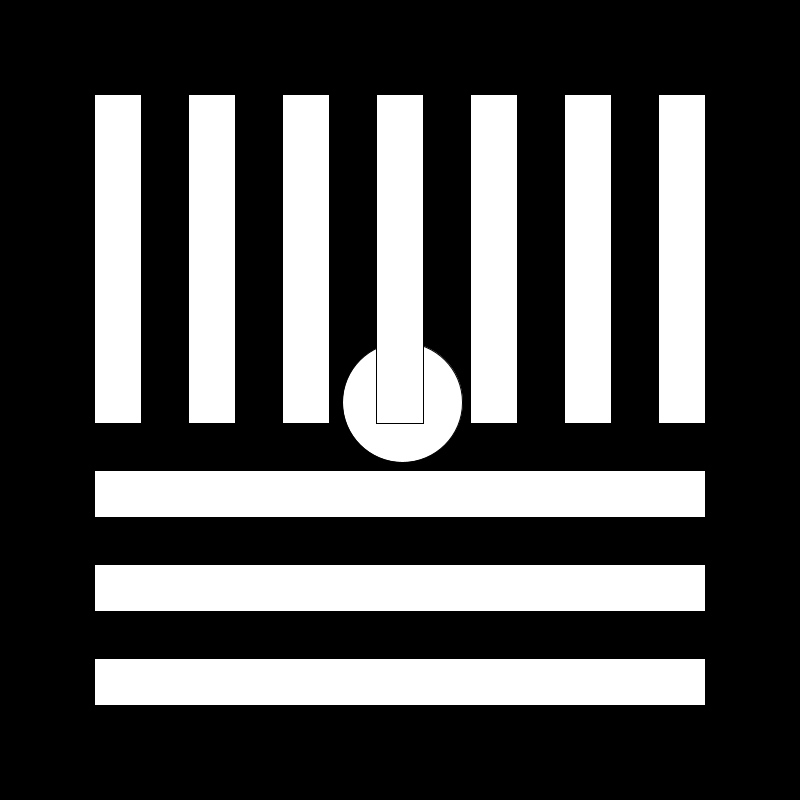
Frame 1 (no input)
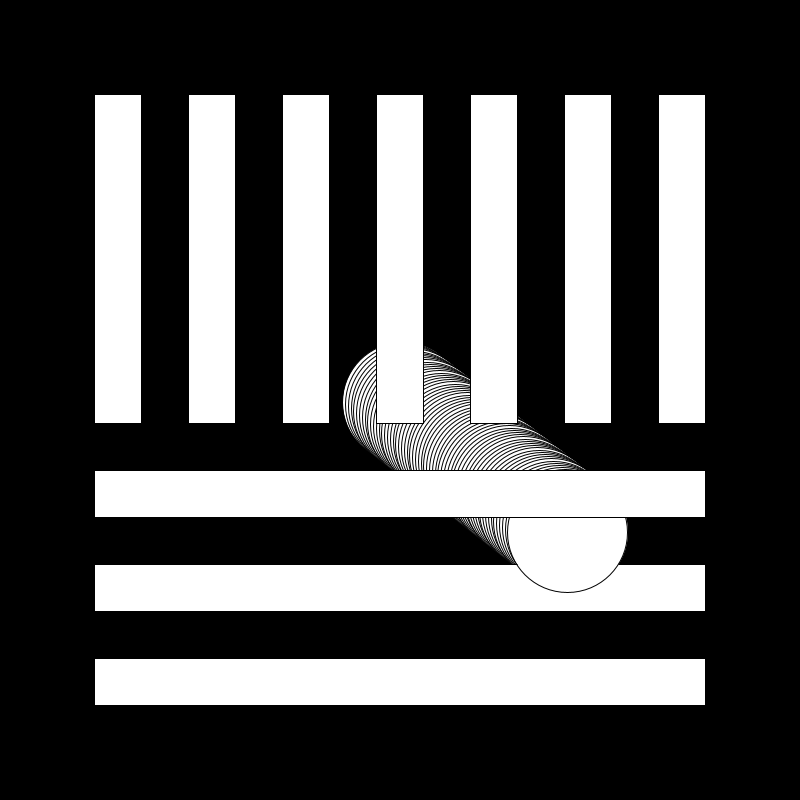
Frame 60 (the mouse pressed at the canvas centre just before this capture)
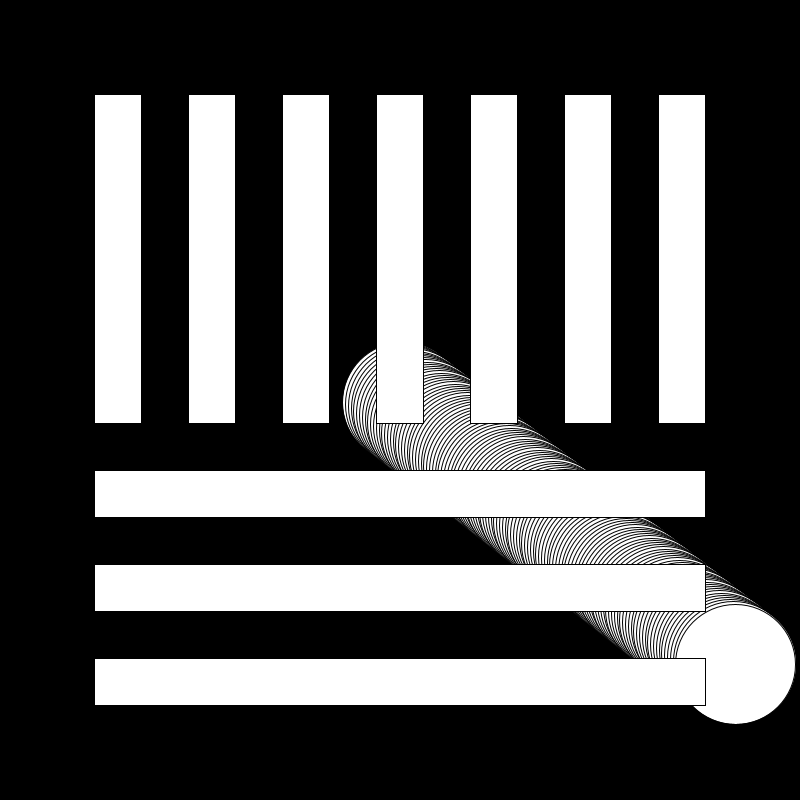
Frame 120 (the mouse held since frame 60 and released just before this capture)

The Processing sketch that drew these frames (run headless with seeded random() and noise(); from frame 60 on, the mouse is pressed at the canvas centre):

// Processing sketch: joaoRebelo
// ── joaoRebelo.pde
float posX=0;
int move=0;

int rad = 60;        // Width of the shape
float xpos, ypos;    // Starting position of shape    
float xspeed = 2.8;  // Speed of the shape
float yspeed = 2.2;  // Speed of the shape
int xdirection = 1;  // Left or Right
int ydirection = 1;  // Top to Bottom


void setup(){
size(800,800);
background(0);

frameRate(30);
  ellipseMode(RADIUS);
  // Set the starting position of the shape
  xpos = width/2;
  ypos = height/2;
}

void draw(){
  
  

//verticais
rect (2*(width/17),2*(height/17),1*(width/17),7*(height/17));
rect (4*(width/17),2*(height/17),1*(width/17),7*(height/17));
rect (6*(width/17),2*(height/17),1*(width/17),7*(height/17));

//horizontal
rect (2*(width/17),12*(height/17),13*(width/17),1*(height/17));

xpos = xpos + ( xspeed * xdirection );
  ypos = ypos + ( yspeed * ydirection );
  if (xpos > width-rad || xpos < rad) {
    xdirection *= -1;
  }
  if (ypos > height-rad || ypos < rad) {
    ydirection *= -1;
  }
ellipse(xpos, ypos, rad, rad);

//verticais
rect (8*(width/17),2*(height/17),1*(width/17),7*(height/17));
rect (10*(width/17),2*(height/17),1*(width/17),7*(height/17));
rect (12*(width/17),2*(height/17),1*(width/17),7*(height/17));
rect (14*(width/17),2*(height/17),1*(width/17),7*(height/17));

//horizontais
rect (2*(width/17),10*(height/17),13*(width/17),1*(height/17));
rect (2*(width/17),14*(height/17),13*(width/17),1*(height/17));



}

void mouseClicked(){
  
strokeWeight(random(1,10)); //random line wight
posX=posX+move; //update line position

colorMode(HSB, 100);
stroke( map(random(0,200), 50,150, 70,100), 100,100); 
  
background( map(random(0,200), 50,150, 70,100), 100,100);
fill( map(random(0,200), 50,150, 70,100), 100,100);
}
